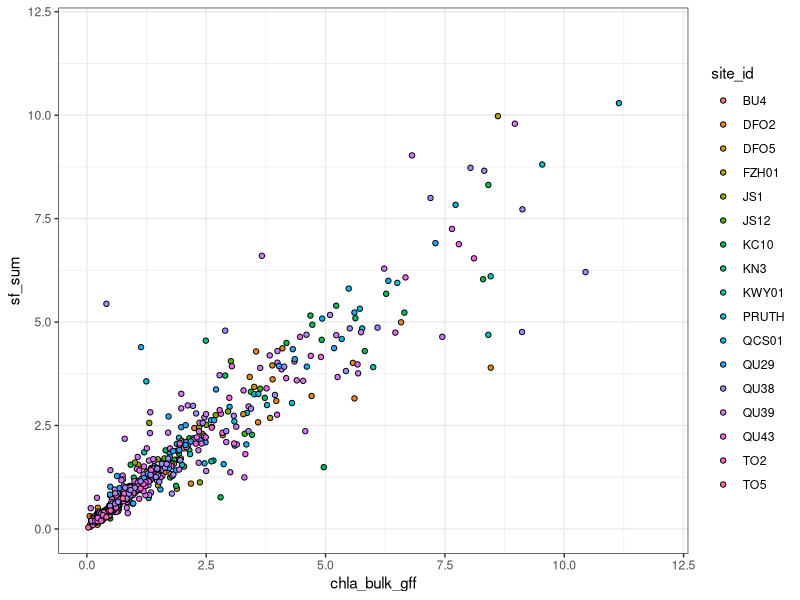
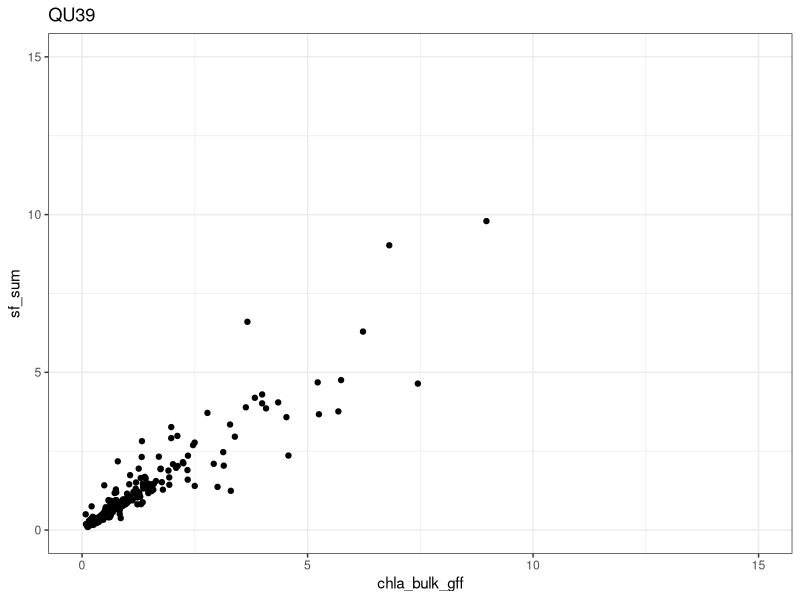
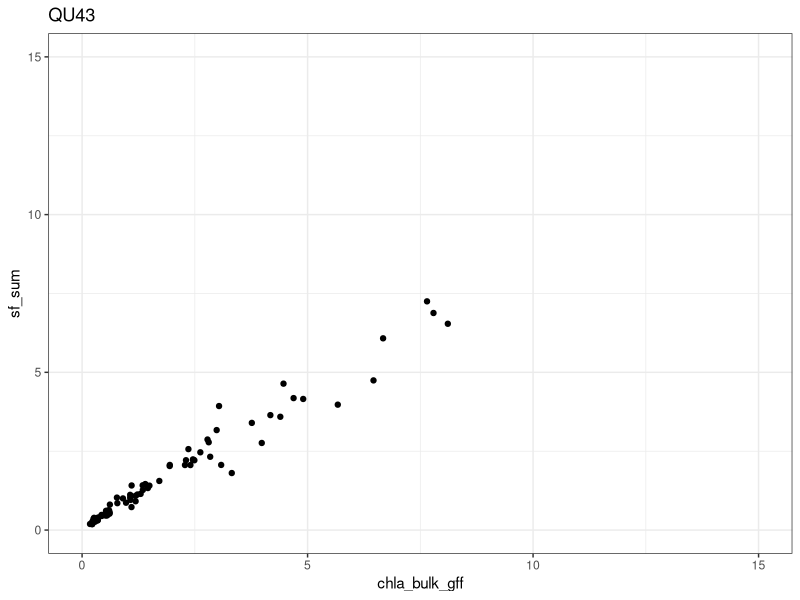
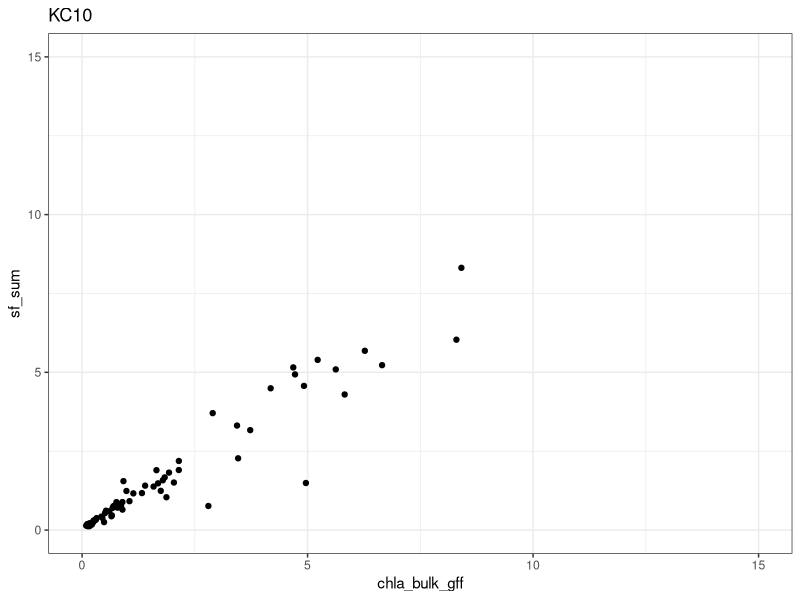
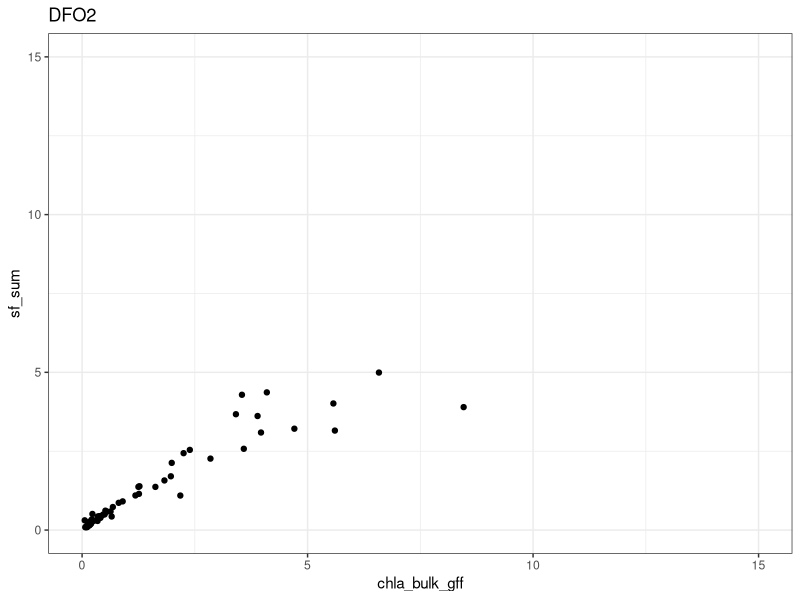
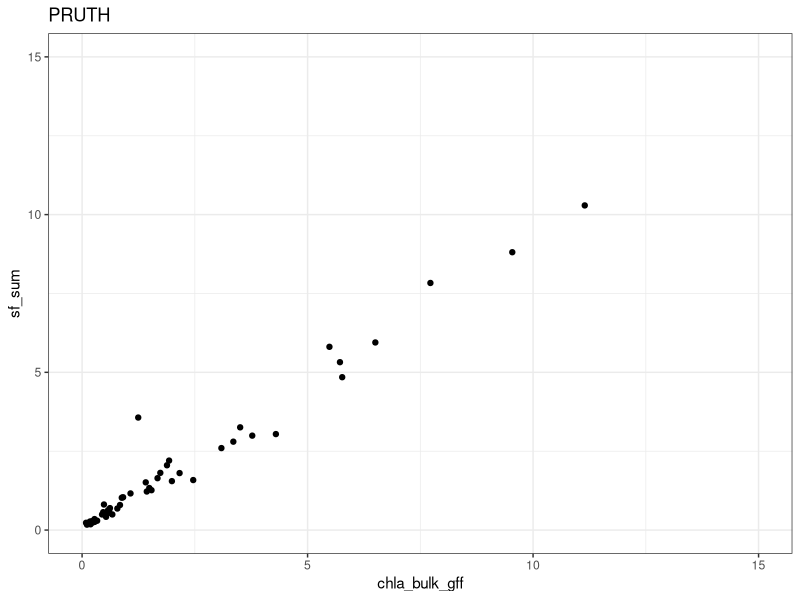
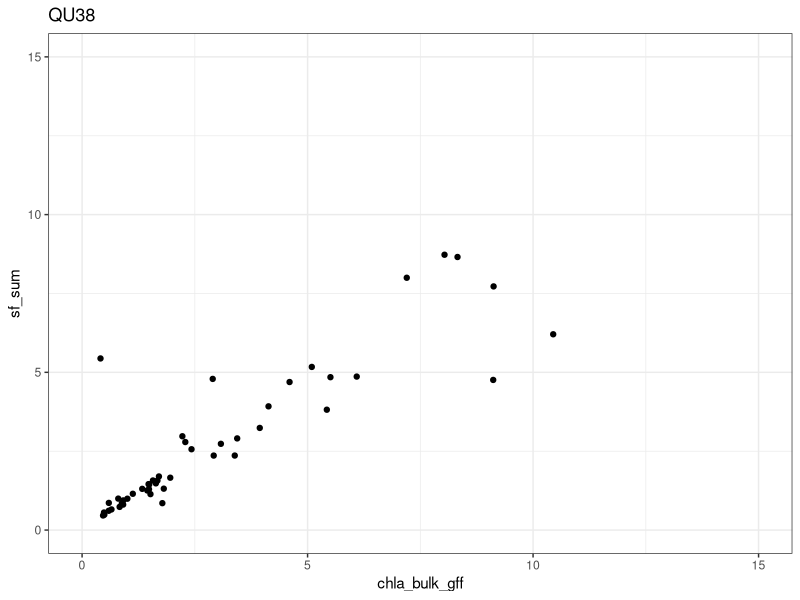
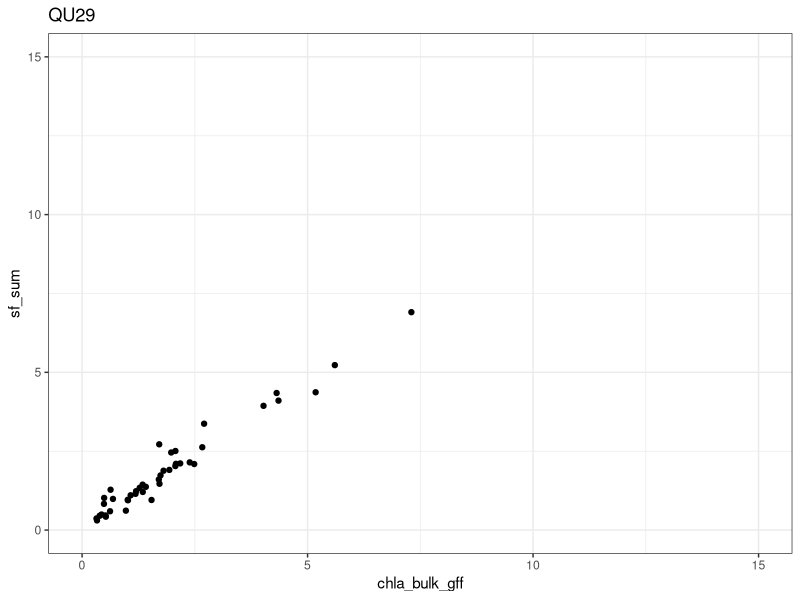

These charts were generated, in order, by the following R code:
## ---- chunk 1
#Load packages

library(tidyverse)
library(here)
## ---- chunk 2
#Upload dataset
c <- read_csv(here("files", "erddap_2021-01-11.csv"))

#Drop second row that contains units
c <- c[-c(1), ]

## ---- chunk 3
#Creating size_fractionated sum column for comparison with bulk 

#Converting columns with concentrations from character to numeric - were uploaded as character because of row that contained units
c[ ,12:23] <- sapply(c[ ,12:23], as.numeric)

#Calculating size fractionated sum. This calculation ignores NAs, which is good because non-complete size fraction sets will not be included in comparisons
c <- c %>% 
  mutate(sf_sum = chla_20um + chla_3_20um + chla_gff_3um)

#Making a date column with h:m:s
c <- c %>% 
  mutate(date = lubridate::date(time)) %>% 
  relocate(date, .after = time)
## ---- chunk 4
#Looking into what sites and stations comprise the dataset.

sites <- c %>% 
  group_by(site_id) %>% 
  summarise(n_site = n())

#Looking into numbers of each filter type for each station - which stations collect size-fractionated samples?
# c_long <- c %>% 
#   select(work_area:date, chla_20um, chla_3_20um, chla_gff_3um:chla_bulk_gff) %>% 
#   pivot_longer(cols = c(chla_20um:chla_bulk_gff), names_to = "filter_type",
#                values_to = "chla")
# 
# n_filt <- c_long %>% 
#   filter(is.na(chla)) %>% 
#   group_by(site_id, filter_type) %>% 
#   summarise(n_filt = n()) %>% 
#   ungroup() %>% 
#   pivot_wider(names_from = filter_type, values_from = n_filt) %>% 
#   relocate(chla_bulk_gff, .after = chla_gff_3um)

survey <- c %>% 
  distinct(survey)

site_survey <- c %>% 
  distinct(site_id, survey)

ns <- c %>% 
  filter(survey == "MACRO_MGEO" | survey == "MACRO_MGEO,KWAK" | 
           survey == "MACRO_MGEO,QCS_V2" | survey == "QCS_V2,MACRO_MGEO")

#Want to find the earliest and latest date in data-set. 
date <- c %>% 
  summarise(min_date = min(date),
            max_date = max(date))

## ---- chunk 5
#Things that have come up

#1 - Nearshore and Johnstone Strait stations showing up
#2 - Do we keep SF samples where concentrations are missing from a filter?

## ---- chunk 6
#Scatter looking at bulk chlorophyll versus size_fractionated sum
c %>%
  filter(!is.na(sf_sum)) %>% 
  ggplot(aes(x = chla_bulk_gff, y = sf_sum, fill = site_id)) + 
  geom_point(pch = 21) +
  xlim(0, 12) +
  ylim(0, 12) +
  theme_bw()

c %>%
  filter(!is.na(sf_sum) & site_id == "QU39") %>% 
  ggplot(aes(x = chla_bulk_gff, y = sf_sum)) + 
  geom_point() +
  xlim(0, 15) +
  ylim(0, 15) +
  ggtitle("QU39") +
  theme_bw()

c %>%
  filter(!is.na(sf_sum) & site_id == "QU43") %>% 
  ggplot(aes(x = chla_bulk_gff, y = sf_sum)) + 
  geom_point() +
  xlim(0, 15) +
  ylim(0, 15) +
  ggtitle("QU43") +
  theme_bw()

c %>%
  filter(!is.na(sf_sum) & site_id == "KC10") %>% 
  ggplot(aes(x = chla_bulk_gff, y = sf_sum)) + 
  geom_point() +
  xlim(0, 15) +
  ylim(0, 15) +
  ggtitle("KC10") +
  theme_bw()

c %>%
  filter(!is.na(sf_sum) & site_id == "DFO2") %>% 
  ggplot(aes(x = chla_bulk_gff, y = sf_sum)) + 
  geom_point() +
  xlim(0, 15) +
  ylim(0, 15) +
  ggtitle("DFO2") +
  theme_bw()

c %>%
  filter(!is.na(sf_sum) & site_id == "PRUTH") %>% 
  ggplot(aes(x = chla_bulk_gff, y = sf_sum)) + 
  geom_point() +
  xlim(0, 15) +
  ylim(0, 15) +
  ggtitle("PRUTH") +
  theme_bw()

c %>%
  filter(!is.na(sf_sum) & site_id == "QU38") %>% 
  ggplot(aes(x = chla_bulk_gff, y = sf_sum)) + 
  geom_point() +
  xlim(0, 15) +
  ylim(0, 15) +
  ggtitle("QU38") +
  theme_bw()

c %>%
  filter(!is.na(sf_sum) & site_id == "QU29") %>% 
  ggplot(aes(x = chla_bulk_gff, y = sf_sum)) + 
  geom_point() +
  xlim(0, 15) +
  ylim(0, 15) +
  ggtitle("QU29") +
  theme_bw()

c %>%
  filter(!is.na(sf_sum) & site_id == "FZH01") %>% 
  ggplot(aes(x = chla_bulk_gff, y = sf_sum)) + 
  geom_point() +
  xlim(0, 15) +
  ylim(0, 15) +
  ggtitle("FZH01") +
  theme_bw()

c %>%
  filter(!is.na(sf_sum) & site_id == "QCS01") %>% 
  ggplot(aes(x = chla_bulk_gff, y = sf_sum)) + 
  geom_point() +
  xlim(0, 15) +
  ylim(0, 15) +
  ggtitle("QCS01") +
  theme_bw()

c %>%
  filter(!is.na(sf_sum) & site_id == "DFO5") %>% 
  ggplot(aes(x = chla_bulk_gff, y = sf_sum)) + 
  geom_point() +
  xlim(0, 15) +
  ylim(0, 15) +
  ggtitle("DFO5") +
  theme_bw()

c %>%
  filter(!is.na(sf_sum) & site_id == "JS12") %>% 
  ggplot(aes(x = chla_bulk_gff, y = sf_sum)) + 
  geom_point() +
  xlim(0, 15) +
  ylim(0, 15) +
  ggtitle("JS12") +
  theme_bw()

c %>%
  filter(!is.na(sf_sum) & site_id == "JS1") %>% 
  ggplot(aes(x = chla_bulk_gff, y = sf_sum)) + 
  geom_point() +
  xlim(0, 15) +
  ylim(0, 15) +
  ggtitle("JS1") +
  theme_bw()

c %>%
  filter(!is.na(sf_sum) & site_id == "NBCH01") %>% 
  ggplot(aes(x = chla_bulk_gff, y = sf_sum)) + 
  geom_point() +
  xlim(0, 15) +
  ylim(0, 15) +
  ggtitle("NBCH01") +
  theme_bw()

c %>%
  filter(!is.na(sf_sum) & site_id == "BU4") %>% 
  ggplot(aes(x = chla_bulk_gff, y = sf_sum)) + 
  geom_point() +
  xlim(0, 15) +
  ylim(0, 15) +
  ggtitle("BU4") +
  theme_bw()

c %>%
  filter(!is.na(sf_sum) & site_id == "KN3") %>% 
  ggplot(aes(x = chla_bulk_gff, y = sf_sum)) + 
  geom_point() +
  xlim(0, 15) +
  ylim(0, 15) +
  ggtitle("KN3") +
  theme_bw()

c %>%
  filter(!is.na(sf_sum) & site_id == "KWY01") %>% 
  ggplot(aes(x = chla_bulk_gff, y = sf_sum)) + 
  geom_point() +
  xlim(0, 15) +
  ylim(0, 15) +
  ggtitle("KWY01") +
  theme_bw()

c %>%
  filter(!is.na(sf_sum) & site_id == "TO2") %>% 
  ggplot(aes(x = chla_bulk_gff, y = sf_sum)) + 
  geom_point() +
  xlim(0, 15) +
  ylim(0, 15) +
  ggtitle("TO2") +
  theme_bw()

c %>%
  filter(!is.na(sf_sum) & site_id == "TO5") %>% 
  ggplot(aes(x = chla_bulk_gff, y = sf_sum)) + 
  geom_point() +
  xlim(0, 15) +
  ylim(0, 15) +
  ggtitle("TO5") +
  theme_bw()
## ---- chunk 7
kc10 <- c %>% 
  filter(site_id == "KC10") %>% 
  mutate(diff = chla_bulk_gff/sf_sum)

dfo2 <- c %>% 
  filter(site_id == "DFO2") %>% 
  mutate(diff = chla_bulk_gff/sf_sum)

pruth <- c %>% 
  filter(site_id == "PRUTH") %>% 
  mutate(diff = chla_bulk_gff/sf_sum)

qu38 <- c %>% 
  filter(site_id == "QU38") %>% 
  mutate(diff = chla_bulk_gff/sf_sum)

qcs01 <- c %>% 
  filter(site_id == "QCS01") %>% 
  mutate(diff = chla_bulk_gff/sf_sum)
